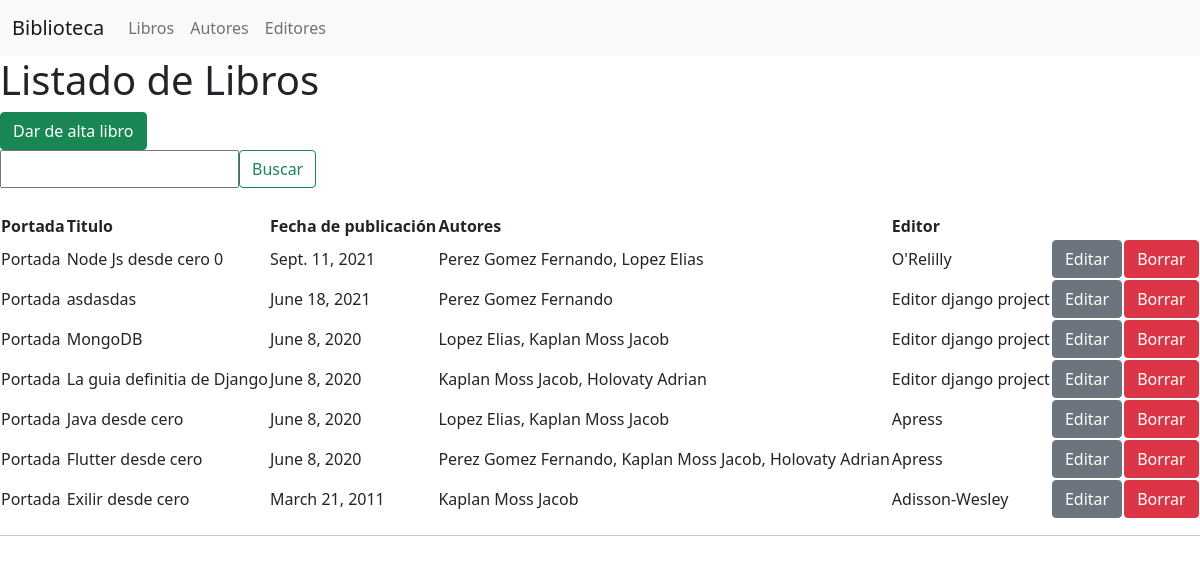
Page /libros on the committed database.
### biblioteca/models.py (models this page shows, shortened)
class Libro(models.Model):
    titulo = models.CharField(max_length=100)
    autores = models.ManyToManyField(Autor)
    editor = models.ForeignKey(Editor)
    fecha_publicacion = models.DateField(null=True, blank=True)
    portada = models.ImageField(upload_to="portadas", null=True, blank=True)
    class Meta:
        ordering = ["-fecha_publicacion", "-titulo"]
        verbose_name = 'Libro'
        verbose_name_plural = 'Libros'

class Editor(models.Model):
    nombre  = models.CharField(max_length=30)
    domicilio = models.CharField(max_length=50)
    ciudad = models.CharField(max_length=60)
    estado = models.CharField(max_length=30)
    pais = models.CharField(max_length=50)
    website = models.URLField(null=True, blank=True)
    class Meta:
        ordering = ["nombre"]
        verbose_name = 'Editor'
        verbose_name_plural = "Editores"

### biblioteca/views.py (the view)
# urls.py: url(r'^libros$', views.libro_listado),
def libro_listado(request):
    table_conf = TableConfig()
    form = SearchForm(request.GET)
    table_conf.form = form
    if form.is_valid():
        cd = form.cleaned_data
        if not cd['q']:
            table_conf.datasource = []
            for libro in Libro.objects.select_related("editor").all():
                table_conf.datasource.append(dict({
                    "id":                libro.id,
                    "titulo":            libro.titulo,
                    "autores":           ", ".join( "{} {}".format(autor.apellidos, autor.nombre) for autor in libro.autores.all()),
                    "editor":            libro.editor.nombre,
                    "fecha_publicacion": libro.fecha_publicacion,
                    "portada":           libro.portada,
                }))
        else:
            table_conf.datasource = Libro.objects.filter(
                titulo__icontains=cd['q']
            ).values()
    table_conf.fields = [
        { "label": "Portada",               "key": "portada" },
        { "label": "Titulo",                "key": "titulo" },
        { "label": "Autores",               "key": "autores" },
        { "label": "Fecha de publicacion",  "key": "fecha_publicacion" },
        { "label": "Editor",                "key": "editor" },
    ]
    table_conf.create_action = {
        "label":  "Dar de alta libro",
        "redirect": "crear/libro",
    }
    table_conf.update_action = {
        "label":  "Modificar Libro",
        "redirect": "modificar/libro",
    }
    table_conf.delete_action = {
        "label":  "Eliminar Libro",
        "redirect": "eliminar/libro",
    }
    return render(request, "libro_listado.html", {
        "table_config": table_conf,
    })

### biblioteca/templates/libro_listado.html (shortened to what this page needs)
{% extends 'shared/base.html' %}
{% block content %}
    <h1>Listado de Libros</h1>
    <div class="bibl-table">
        <div class="bibl-table-header">
            {% if table_config.create_action %}
            <a href="{{table_config.create_action.redirect}}">
            <button type="button" class="btn btn-success">
                {{ table_config.create_action.label }}
            </button>
            </a>
            {% endif %}
            {% if table_config.form %}
            <form action="" method="get" class="d-flex">
                {{ table_config.form.q }}
                <button class="btn btn-outline-success" type="submit">Buscar</button>
            </form>
            {% endif %}
        </div>
        <div class="bibl-table-body" style="margin-top: 25px;">
            <table>
            <thead>
            <tr>
                <th scope="col">Portada</th>
                <th scope="col">Titulo</th>
                <th scope="col">Fecha de publicación</th>
                <th scope="col">Autores</th>
                <th scope="col">Editor</th>
            </tr>
            </thead>
            <tbody>
            {% for data in table_config.datasource %}
                <tr>
                    <td> Portada </td>
                    <td> {{data.titulo}} </td>
                    <td> {{data.fecha_publicacion}} </td>
                    <td> {{data.autores}} </td>
                    <td> {{data.editor}} </td>
                    {% if table_config.update_action %}
                        <td>
                            <a href="{{table_config.update_action.redirect}}/{{ data.id }}">
                            <button type="button" class="btn btn-secondary">Editar</button>
                        </td>
                    {% endif %}
                    {% if table_config.delete_action %}
                        <td>
                            <form action="{{table_config.delete_action.redirect}}" method="post">
                                <button type="submit" class="btn btn-danger">Borrar</button>
                            </form>
                        </td>
                    {% endif %}
                </tr>
            {% endfor %}
            </tbody>
        </table>
        </div>
    </div>
{% endblock  %}

### rows in the picture
Libro: titulo "Node Js desde cero 0", fecha_publicacion "Sept. 11, 2021"
Editor: editor "O'Relilly"
Libro: titulo "asdasdas", fecha_publicacion "June 18, 2021"
Editor: editor "Editor django project" "Editor django project" "Editor django project"
Libro: titulo "MongoDB", fecha_publicacion "June 8, 2020"
Libro: titulo "La guia definitia de Django", fecha_publicacion "June 8, 2020"
Libro: titulo "Java desde cero", fecha_publicacion "June 8, 2020"
Editor: editor "Apress" "Apress"
Libro: titulo "Flutter desde cero", fecha_publicacion "June 8, 2020"
Libro: titulo "Exilir desde cero", fecha_publicacion "March 21, 2011"
Editor: editor "Adisson-Wesley"

### other values in the picture
{{ table_config.create_action.label }} "Dar de alta libro"
{{ data.autores }} "Perez Gomez Fernando, Lopez Elias" "Perez Gomez Fernando" "Lopez Elias, Kaplan Moss Jacob" "Kaplan Moss Jacob, Holovaty Adrian" "Lopez Elias, Kaplan Moss Jacob" "Perez Gomez Fernando, Kaplan Moss Jacob, Holovaty Adrian" "Kaplan Moss Jacob"
